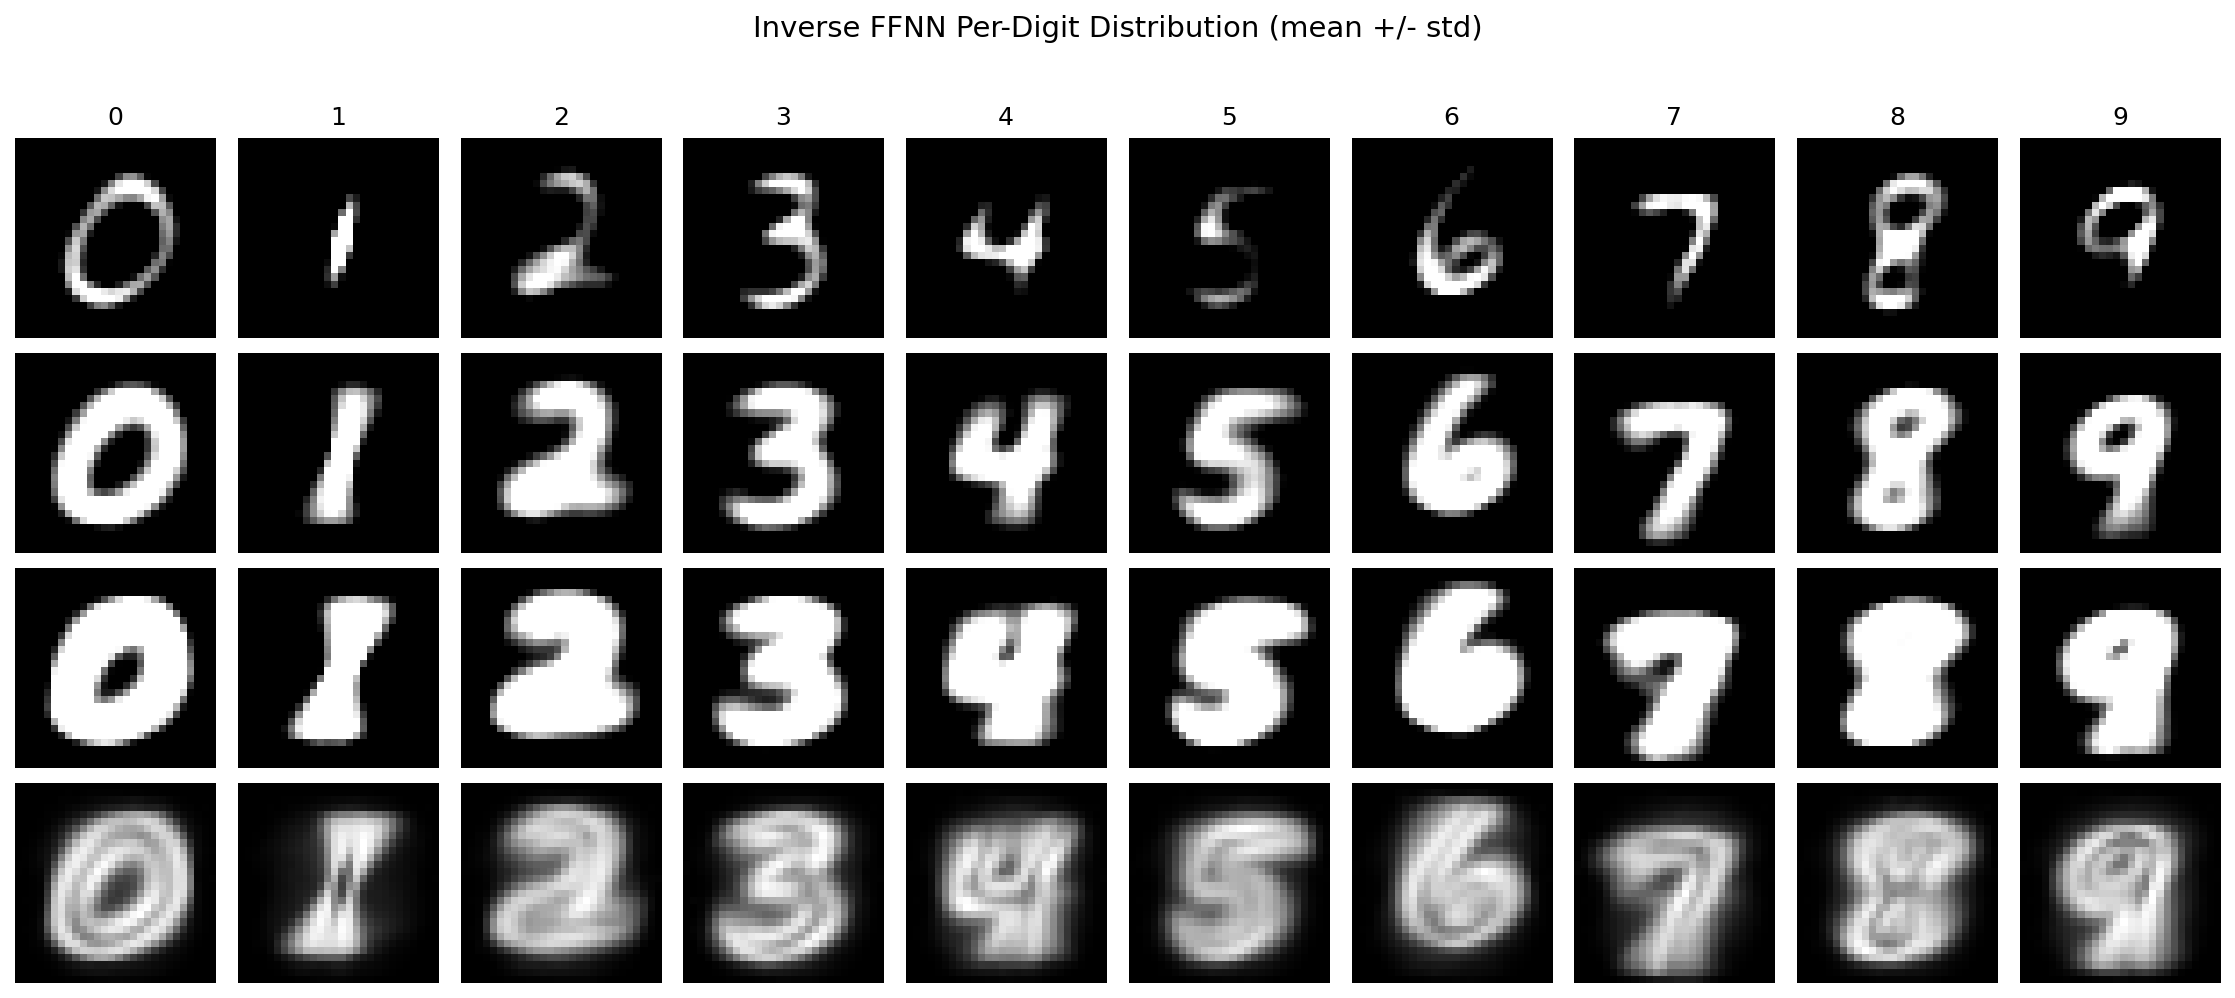

Here is the Python script that generated this plot:
"""
Row 1 - Mean - Std
Row 2 - Mean
Row 3 - Mean + Std
Row 4 - Std
"""

import sys
import os

import torch
import matplotlib.pyplot as plt

sys.path.insert(0, os.path.join(os.path.dirname(__file__), "..", "LearnedInverse"))
from reverse_distill import InverseNN

SCRIPT_DIR = os.path.dirname(os.path.abspath(__file__))
LEARNED_DIR = os.path.join(SCRIPT_DIR, "..", "LearnedInverse")


def main():
    device = torch.device("cuda" if torch.cuda.is_available() else "cpu")

    # Load inverse model
    model = InverseNN().to(device)
    model.load_state_dict(
        torch.load(os.path.join(LEARNED_DIR, "inverse_ffnn.pt"), map_location=device, weights_only=True)
    )
    model.eval()

    # Load logit datasets
    train_data = torch.load(os.path.join(LEARNED_DIR, "mnist_logits_train.pt"), weights_only=True)
    test_data = torch.load(os.path.join(LEARNED_DIR, "mnist_logits_test.pt"), weights_only=True)
    all_logits = torch.cat([train_data["logits"], test_data["logits"]])

    # Generate images from logits
    with torch.no_grad():
        all_generated = model(all_logits.to(device)).cpu()  # (N, 784)

    # Group by predicted digit (argmax of logits)
    predicted_digits = all_logits.argmax(dim=1)
    digit_images = {i: [] for i in range(10)}
    for img, digit in zip(all_generated, predicted_digits):
        digit_images[digit.item()].append(img.view(28, 28))

    # Compute mean and std per digit
    means = {}
    stds = {}
    for digit in range(10):
        stack = torch.stack(digit_images[digit])
        means[digit] = stack.mean(dim=0)
        stds[digit] = stack.std(dim=0)

    # Create 4x10 grid: mean-std, mean, mean+std, std
    fig, axes = plt.subplots(4, 10, figsize=(15, 6.5))
    row_labels = ["mean - std", "mean", "mean + std", "std"]

    for digit in range(10):
        images = [
            (means[digit] - stds[digit]).clamp(0, 1),
            means[digit].clamp(0, 1),
            (means[digit] + stds[digit]).clamp(0, 1),
            stds[digit] / stds[digit].max(),
        ]
        for row, img in enumerate(images):
            axes[row, digit].imshow(img.numpy(), cmap="gray", vmin=0, vmax=1)
            axes[row, digit].axis("off")
            if digit == 0:
                axes[row, digit].set_ylabel(row_labels[row], fontsize=10, rotation=90, labelpad=40)
                axes[row, digit].yaxis.set_visible(True)
                axes[row, digit].tick_params(left=False, labelleft=False)
        axes[0, digit].set_title(str(digit), fontsize=12)

    fig.suptitle("Inverse FFNN Per-Digit Distribution (mean +/- std)", fontsize=14, y=1.02)
    plt.tight_layout()
    out_path = os.path.join(SCRIPT_DIR, "inverse_per_digit_distribution.png")
    plt.savefig(out_path, dpi=150, bbox_inches="tight")
    plt.show()
    print(f"Saved to {out_path}")


if __name__ == "__main__":
    main()
